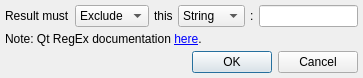
<?xml version="1.0" encoding="UTF-8"?>
<ui version="4.0">
 <class>FilterEditor</class>
 <widget class="QDialog" name="FilterEditor">
  <property name="geometry">
   <rect>
    <x>0</x>
    <y>0</y>
    <width>363</width>
    <height>78</height>
   </rect>
  </property>
  <property name="windowTitle">
   <string>Filter Editor</string>
  </property>
  <property name="windowIcon">
   <iconset resource="../res.qrc">
    <normaloff>:/icons/icons/Filter.png</normaloff>:/icons/icons/Filter.png</iconset>
  </property>
  <layout class="QVBoxLayout" name="verticalLayout">
   <property name="spacing">
    <number>5</number>
   </property>
   <property name="leftMargin">
    <number>5</number>
   </property>
   <property name="topMargin">
    <number>5</number>
   </property>
   <property name="rightMargin">
    <number>5</number>
   </property>
   <property name="bottomMargin">
    <number>5</number>
   </property>
   <item>
    <layout class="QHBoxLayout" name="horizontalLayout">
     <property name="spacing">
      <number>5</number>
     </property>
     <item>
      <widget class="QLabel" name="label_Type">
       <property name="text">
        <string>Result must</string>
       </property>
      </widget>
     </item>
     <item>
      <widget class="QComboBox" name="comboBox_Mode">
       <item>
        <property name="text">
         <string>Exclude</string>
        </property>
       </item>
       <item>
        <property name="text">
         <string>Include</string>
        </property>
       </item>
      </widget>
     </item>
     <item>
      <widget class="QLabel" name="label_Mode">
       <property name="text">
        <string>this</string>
       </property>
      </widget>
     </item>
     <item>
      <widget class="QComboBox" name="comboBox_Type">
       <item>
        <property name="text">
         <string>String</string>
        </property>
       </item>
       <item>
        <property name="text">
         <string>RegEx</string>
        </property>
       </item>
      </widget>
     </item>
     <item>
      <widget class="QLabel" name="label_Input">
       <property name="text">
        <string>:</string>
       </property>
      </widget>
     </item>
     <item>
      <widget class="QLineEdit" name="lineEdit_Input"/>
     </item>
    </layout>
   </item>
   <item>
    <widget class="QLabel" name="label_SmallHelp">
     <property name="text">
      <string>&lt;html&gt;&lt;head/&gt;&lt;body&gt;&lt;p&gt;Note: Qt RegEx documentation &lt;a href=&quot;https://doc.qt.io/qt-5/qregexp.html#introduction&quot;&gt;&lt;span style=&quot; text-decoration: underline; color:#0000ff;&quot;&gt;here&lt;/span&gt;&lt;/a&gt;.&lt;/p&gt;&lt;/body&gt;&lt;/html&gt;</string>
     </property>
    </widget>
   </item>
   <item>
    <widget class="QDialogButtonBox" name="buttonBox_Controls">
     <property name="orientation">
      <enum>Qt::Horizontal</enum>
     </property>
     <property name="standardButtons">
      <set>QDialogButtonBox::Cancel|QDialogButtonBox::Ok</set>
     </property>
    </widget>
   </item>
  </layout>
 </widget>
 <resources>
  <include location="../res.qrc"/>
 </resources>
 <connections>
  <connection>
   <sender>buttonBox_Controls</sender>
   <signal>accepted()</signal>
   <receiver>FilterEditor</receiver>
   <slot>accept()</slot>
   <hints>
    <hint type="sourcelabel">
     <x>248</x>
     <y>254</y>
    </hint>
    <hint type="destinationlabel">
     <x>157</x>
     <y>274</y>
    </hint>
   </hints>
  </connection>
  <connection>
   <sender>buttonBox_Controls</sender>
   <signal>rejected()</signal>
   <receiver>FilterEditor</receiver>
   <slot>reject()</slot>
   <hints>
    <hint type="sourcelabel">
     <x>316</x>
     <y>260</y>
    </hint>
    <hint type="destinationlabel">
     <x>286</x>
     <y>274</y>
    </hint>
   </hints>
  </connection>
 </connections>
</ui>
